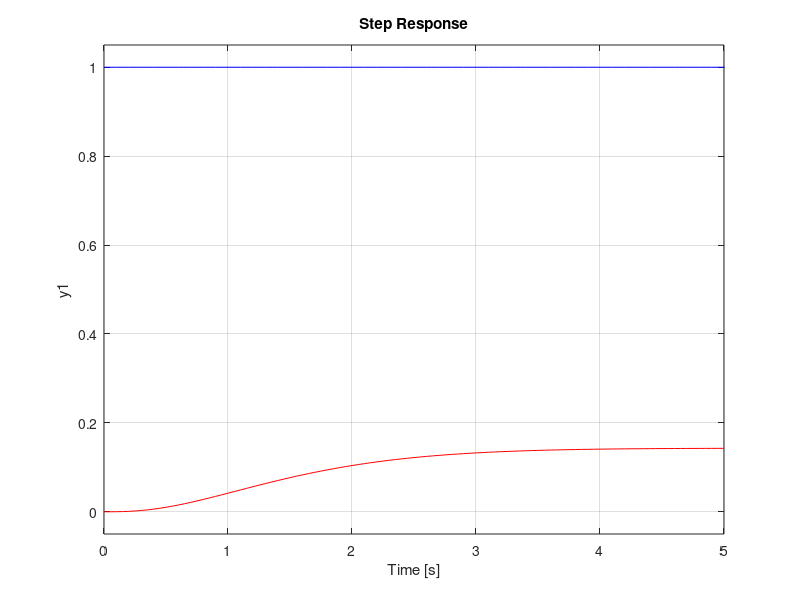

The MATLAB script that drew this image:
%%Ejercicio 21
hold on;
t = (0:0.1:10)';
unitstep = t >= 0;
plot(t, unitstep, '-b')    
k = 1;
num = [k];
den = [1 6 11 6];
FTLA = tf(num, den);
FTLC = feedback (FTLA, 1);  
step(FTLC, '-r'); 
